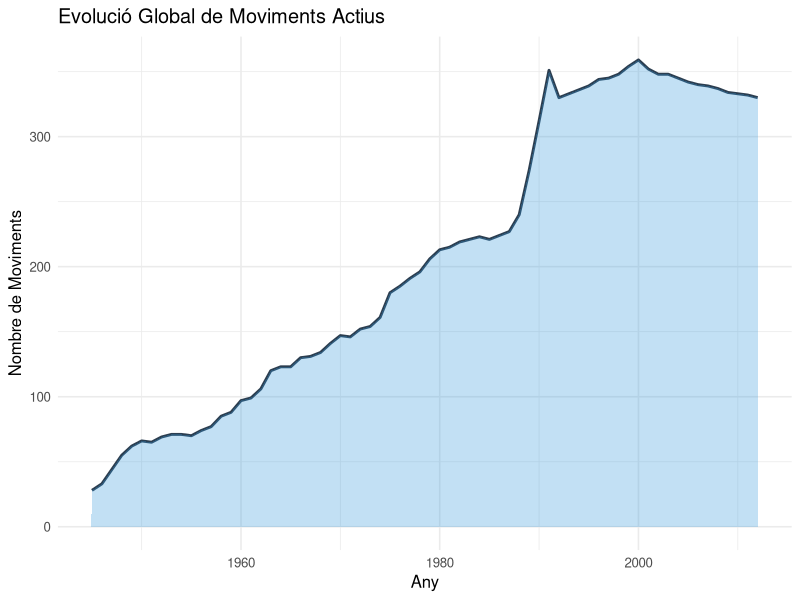
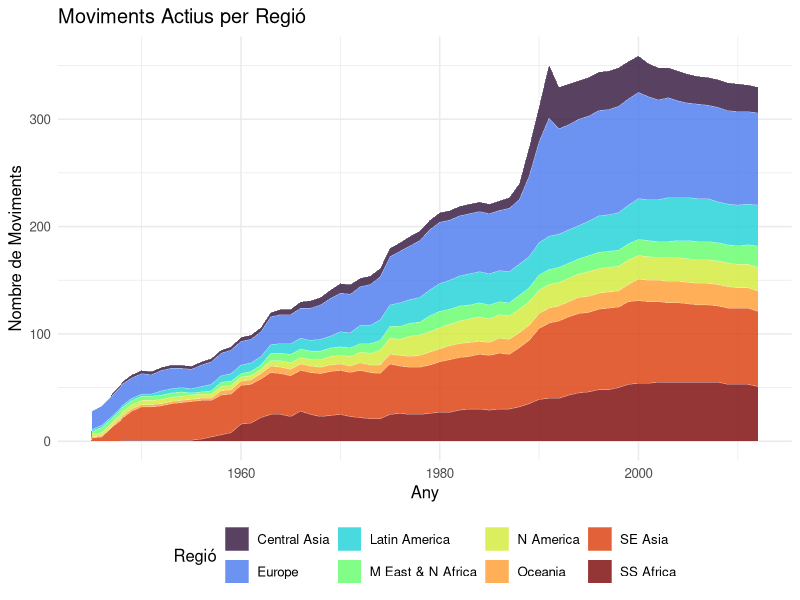
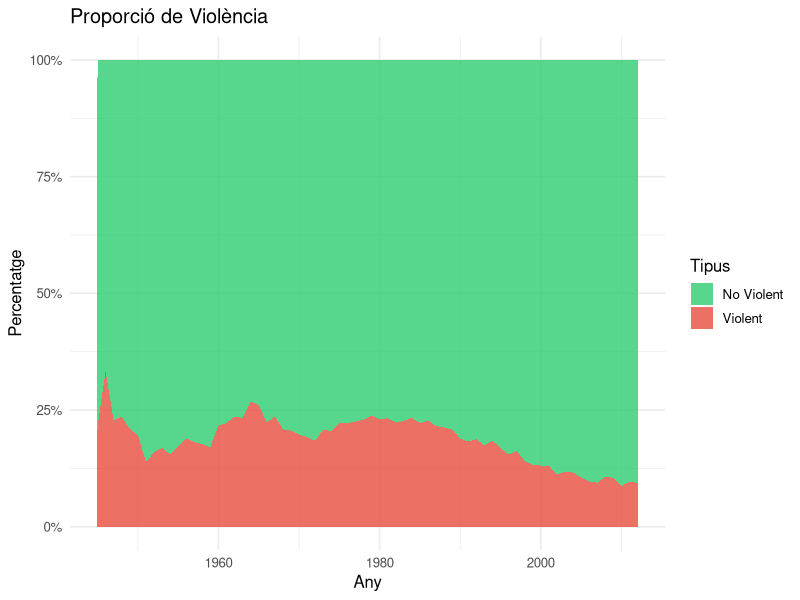
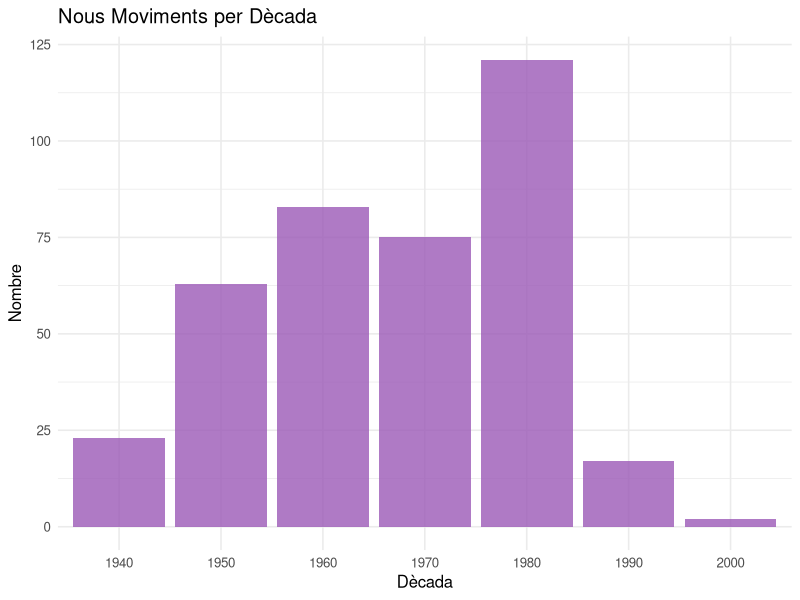
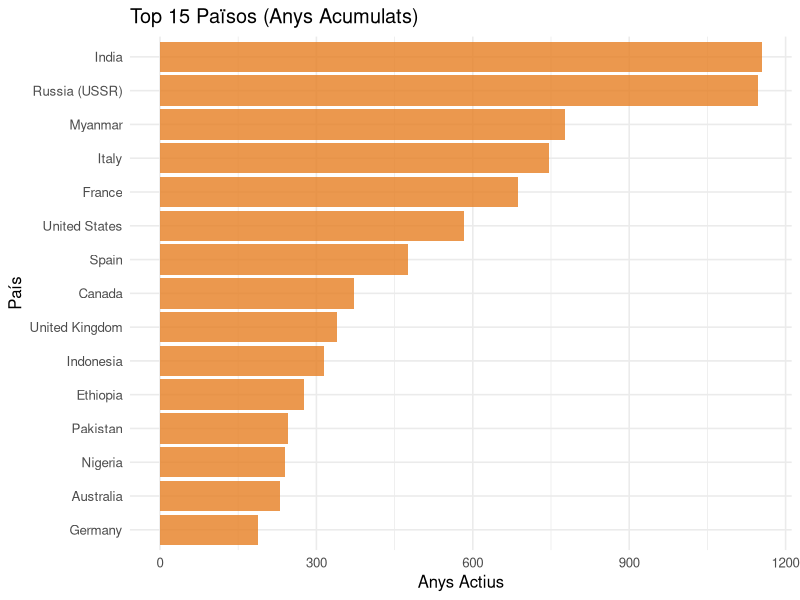

Here is the R script that generated these plots, in order:
## ---- chunk 1
knitr::opts_chunk$set(echo = FALSE, warning = FALSE, message = FALSE, fig.width = 8, fig.height = 5)
library(tidyverse)
library(ggthemes)
library(viridis)
library(scales)
## ---- chunk 2
sdm_data <- read.csv("SDM.csv", stringsAsFactors = FALSE)
sdm_data <- sdm_data %>%
  filter(year >= 1945 & year <= 2020) %>%
  mutate(
    active = as.numeric(active),
    violsd = as.numeric(violsd),
    region = as.character(region)
  )
## ---- chunk 3
evolucio_global <- sdm_data %>%
  filter(active == 1) %>%
  group_by(year) %>%
  summarise(total_actius = n(), .groups = "drop")

ggplot(evolucio_global, aes(x = year, y = total_actius)) +
  geom_line(color = "#2c3e50", size = 1) +
  geom_area(fill = "#3498db", alpha = 0.3) +
  theme_minimal(base_size = 12) +
  labs(
    title = "Evolució Global de Moviments Actius",
    x = "Any",
    y = "Nombre de Moviments"
  )
## ---- chunk 4
evolucio_regio <- sdm_data %>%
  filter(active == 1, !is.na(region), region != "") %>%
  group_by(year, region) %>%
  summarise(total_actius = n(), .groups = "drop")

ggplot(evolucio_regio, aes(x = year, y = total_actius, fill = region)) +
  geom_area(alpha = 0.8, color = "white", size = 0.1) +
  scale_fill_viridis_d(option = "turbo") +
  theme_minimal(base_size = 12) +
  labs(
    title = "Moviments Actius per Regió",
    x = "Any",
    y = "Nombre de Moviments",
    fill = "Regió"
  ) +
  theme(legend.position = "bottom")
## ---- chunk 5
evolucio_violencia <- sdm_data %>%
  filter(active == 1, !is.na(violsd)) %>%
  mutate(tipus = ifelse(violsd == 1, "Violent", "No Violent")) %>%
  group_by(year, tipus) %>%
  summarise(total = n(), .groups = "drop") %>%
  group_by(year) %>%
  mutate(proporcio = total / sum(total))

ggplot(evolucio_violencia, aes(x = year, y = proporcio, fill = tipus)) +
  geom_area(alpha = 0.8) +
  scale_fill_manual(values = c("Violent" = "#e74c3c", "No Violent" = "#2ecc71")) +
  scale_y_continuous(labels = percent_format()) +
  theme_minimal(base_size = 12) +
  labs(
    title = "Proporció de Violència",
    x = "Any",
    y = "Percentatge",
    fill = "Tipus"
  )
## ---- chunk 6
nous_moviments <- sdm_data %>%
  filter(fygroup == 1) %>%
  mutate(decada = floor(year / 10) * 10) %>%
  filter(decada >= 1940) %>%
  group_by(decada) %>%
  summarise(nous = n(), .groups = "drop")

ggplot(nous_moviments, aes(x = factor(decada), y = nous)) +
  geom_col(fill = "#9b59b6", alpha = 0.8) +
  theme_minimal(base_size = 12) +
  labs(
    title = "Nous Moviments per Dècada",
    x = "Dècada",
    y = "Nombre"
  )
## ---- chunk 7
top_paisos <- sdm_data %>%
  filter(active == 1) %>%
  group_by(country) %>%
  summarise(anys_acumulats = n(), .groups = "drop") %>%
  arrange(desc(anys_acumulats)) %>%
  slice_head(n = 15)

ggplot(top_paisos, aes(x = reorder(country, anys_acumulats), y = anys_acumulats)) +
  geom_col(fill = "#e67e22", alpha = 0.8) +
  coord_flip() +
  theme_minimal(base_size = 12) +
  labs(
    title = "Top 15 Països (Anys Acumulats)",
    x = "País",
    y = "Anys Actius"
  )
